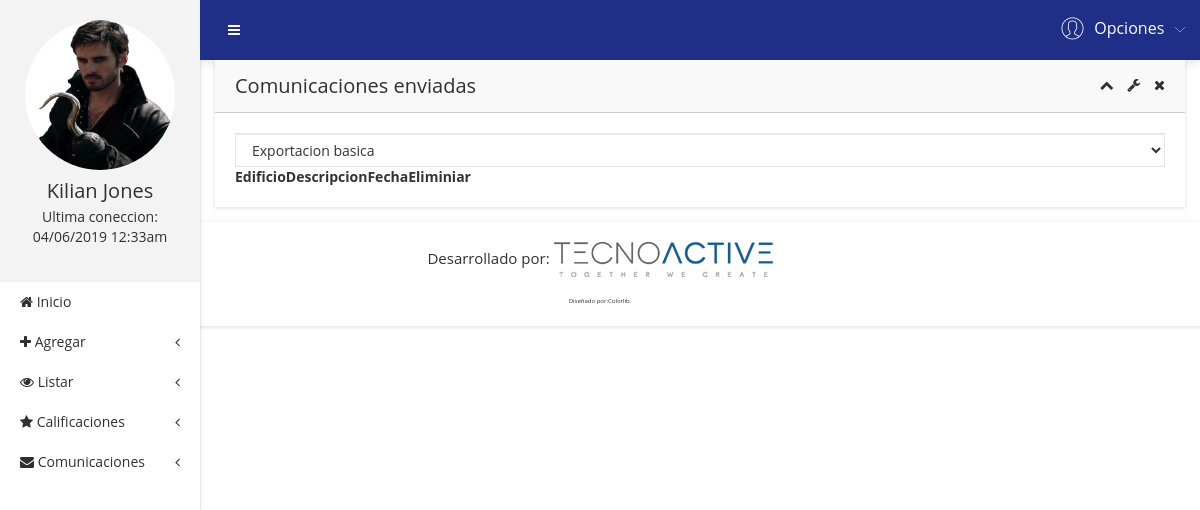
/?c=Usuario&a=ListarComunicaciones (signed in), run on an earlier commit of the app's database.
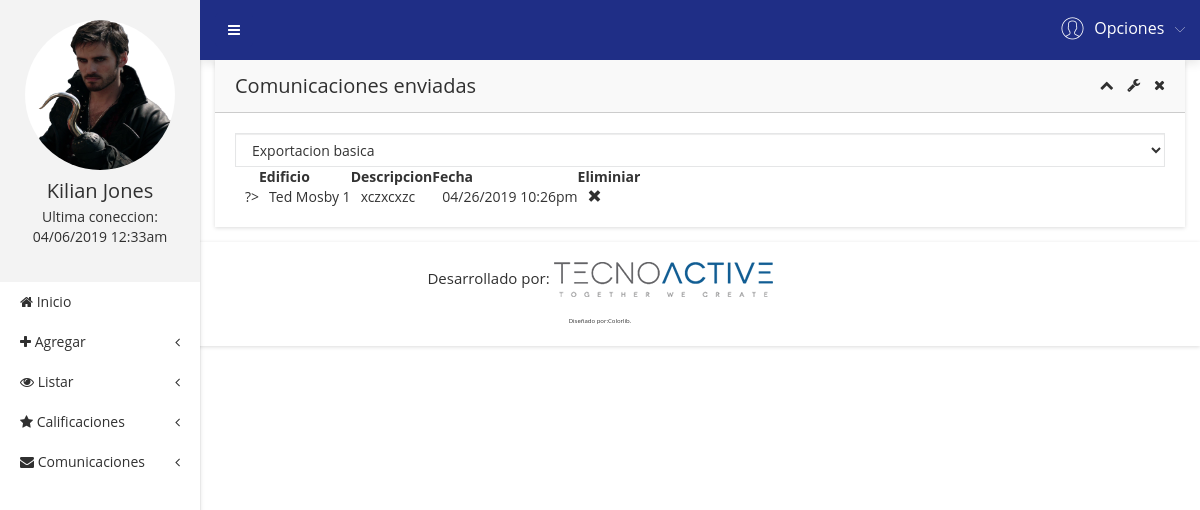
And on a later commit of the database.
### tables this page shows
CREATE TABLE comunicaciones (
  idComunicacion INT(11) NOT NULL AUTO_INCREMENT,
  descripcionComunicacion TEXT NOT NULL,
  idEdificio INT(11) NOT NULL,
  fechaEnviado VARCHAR(20) NOT NULL,
  PRIMARY KEY (idComunicacion)
);

CREATE TABLE edificio (
  idEdificio INT(6) NOT NULL AUTO_INCREMENT,
  idComunidad INT(6) NOT NULL,
  direccionEdificio VARCHAR(200) NOT NULL,
  PRIMARY KEY (idEdificio)
);

### controller/usuario.controller.php (called while the page is built, shortened)
<?php
require_once 'model/comunicaciones.php';
class UsuarioController
{
    public function ListarComunicaciones()
    {
      $c = new Comunicaciones();
      require_once 'view/header.php';
      require_once 'view/listarComunicaciones.php';
      require_once 'view/footer.php';
    }
}
 ?>

### model/database.php (called while the page is built, shortened)
<?php
class Database
{
	public static function Conn()
	{
		$conn = new PDO('mysql:host=localhost;dbname=awake','root','',array(PDO::MYSQL_ATTR_INIT_COMMAND=>'SET NAMES \'UTF8\''));
		$conn -> setAttribute(PDO::ATTR_ERRMODE,PDO::ERRMODE_EXCEPTION);
		return $conn;
	}
}
?>

### model/comunicaciones.php (called while the page is built, shortened)
<?php
  class Comunicaciones
  {
    private $conn;
    public function __CONSTRUCT()
     {
         try
         {
           $this->conn = Database::Conn();
         }
         catch(Exception $e)
         {
           die($e->getMessage());
         }
     }
     public function Listar()
     {
       $sql = $this->conn->prepare("SELECT * FROM comunicaciones join edificio using(idEdificio)");
       $sql->execute();
       return $sql->fetchAll(PDO::FETCH_OBJ);
     }
  }
 ?>

### view/listarComunicaciones.php (the view, shortened to what this page needs)
        <div class="admin-dashone-data-table-area">
            <div class="container-fluid">
                <div class="row">
                    <div class="col-lg-12">
                        <div class="sparkline8-list shadow-reset">
                            <div class="sparkline8-hd">
                                <div class="main-sparkline8-hd">
                                    <h1>Comunicaciones enviadas</h1>
                                    <div class="sparkline8-outline-icon">
                                        <span class="sparkline8-collapse-link"><i class="fa fa-chevron-up"></i></span>
                                        <span><i class="fa fa-wrench"></i></span>
                                        <span class="sparkline8-collapse-close"><i class="fa fa-times"></i></span>
                                    </div>
                                </div>
                            </div>
                            <div class="sparkline8-graph">
                                <div class="datatable-dashv1-list custom-datatable-overright">
                                    <div id="toolbar">
                                        <select class="form-control">
                                            <option value="">Exportacion basica</option>
                                        </select>
                                    </div>
                                    <table id="table" data-toggle="table" data-pagination="true" data-search="true" data-show-columns="true" data-show-pagination-switch="true" data-show-refresh="true" data-key-events="true" data-show-toggle="true" data-resizable="true" data-cookie="true" data-cookie-id-table="saveId" data-show-export="true" data-click-to-select="true" data-toolbar="#toolbar">
                                        <thead>
                                            <tr>
                                                <th data-field="state" data-checkbox="true"></th>
                                                <th data-field="Edificio" data-editable="true">Edificio</th>
                                                <th data-field="Descripcion" data-editable="true">Descripcion</th>
                                                <th data-field="Fecha" data-editable="true">Fecha</th>
                                                <th data-field="Eliminiar" data-editable="true">Eliminiar</th>
                                            </tr>
                                        </thead>
                                        <tbody>
                                          <?php foreach ($c->Listar() as $row): ?>
                                            <tr>
                                                  <td> ?></td>
                                                  <td><?php echo $row->direccionEdificio ?></td>
                                                  <td><?php echo $row->descripcionComunicacion ?></td>
                                                  <td><?php echo $row->fechaEnviado ?></td>
                                                  <td><a data-toggle="modal" data-target="#exampleModal<?php echo $row->idComunicacion; ?>"><span class="glyphicon glyphicon-remove"></span></a>
                                                  </td>
                                            </tr>
                                            <?php endforeach; ?>
                                        </tbody>
                                    </table>
                                </div>
                            </div>
                        </div>
                    </div>
                </div>
            </div>
        </div>
    </div>
</div>

What changed in the data, as far as the page shows it:
added comunicaciones: idEdificio.direccionEdificio "Ted Mosby 1", descripcionComunicacion "xczxcxzc", fechaEnviado "04/26/2019 10:26pm"
